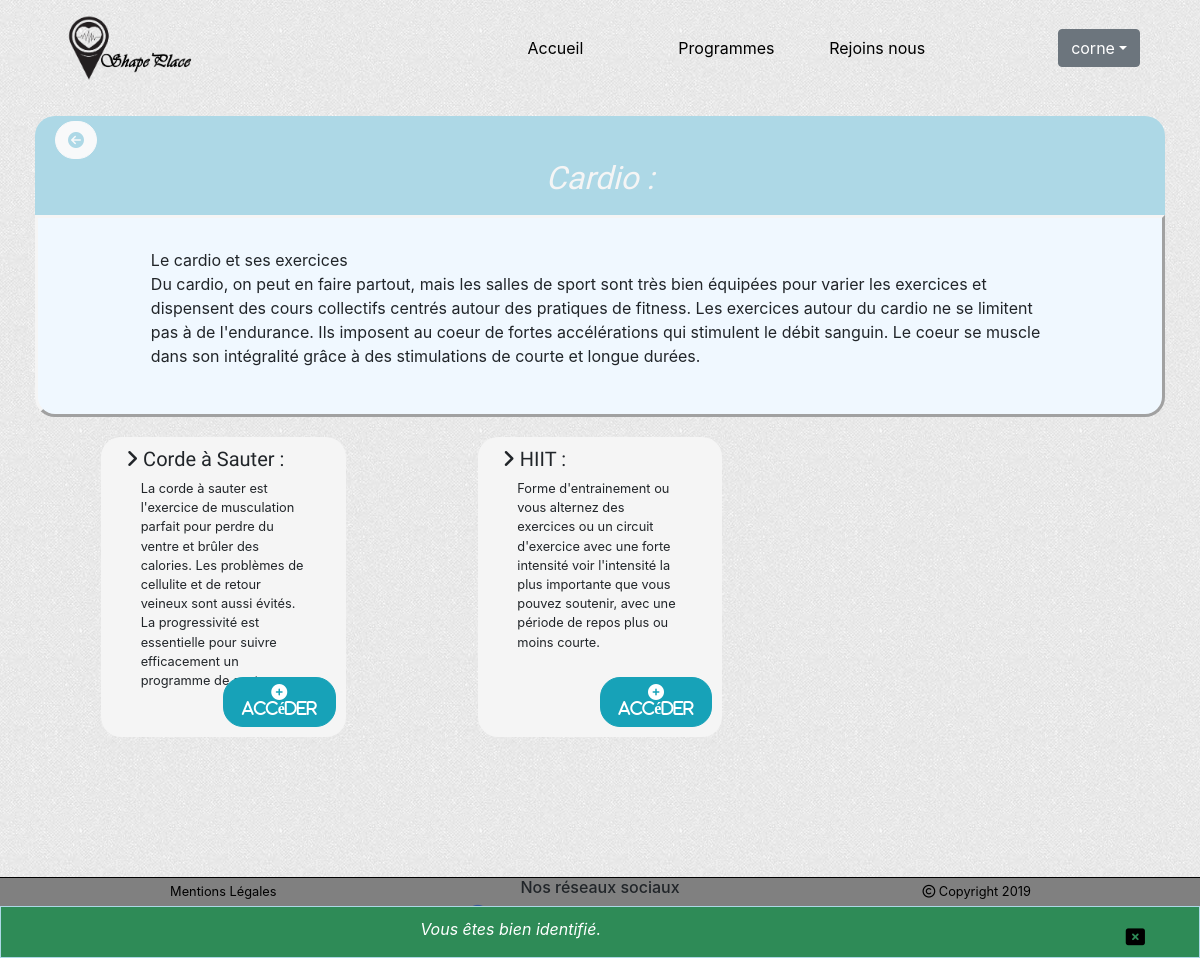
Page /index.php?action=list&id=1 (signed in) on the committed database.
### tables this page shows
CREATE TABLE IF NOT EXISTS `section` (
  `id` int(11) NOT NULL AUTO_INCREMENT,
  `name` varchar(255) NOT NULL,
  `extract` varchar(255) NOT NULL,
  `content` text NOT NULL,
  PRIMARY KEY (`id`)
);

CREATE TABLE IF NOT EXISTS `program` (
  `id` int(11) NOT NULL AUTO_INCREMENT,
  `id_section` int(11) NOT NULL,
  `name` varchar(255) NOT NULL,
  `extract` varchar(255) NOT NULL,
  `description` text,
  `good_point` text,
  `bad_point` text,
  `program` text,
  `date_added` datetime NOT NULL DEFAULT CURRENT_TIMESTAMP,
  PRIMARY KEY (`id`),
  KEY `id_section` (`id_section`)
);

### controller/frontend/ProgramController.php (called while the page is built, shortened)
<?php
require_once ('model/ProgramManager.php');
require_once ('model/SectionManager.php');
Class ProgramController
{
	public function showPrograms($idSection)
	{
		$programManager = new Cornelissen\Shapeplace\Model\ProgramManager();
		$sectionManager = new Cornelissen\Shapeplace\Model\SectionManager();
		$programs = $programManager->getPrograms($idSection);
		$section = $sectionManager->getSection($idSection);
		require('view/frontend/listProgram.php');
	}
}

### model/SectionManager.php (called while the page is built, shortened)
<?php
Class SectionManager extends Manager
{
	public function getSection($idSection)
	{
		$db = $this->dbConnect();
		$req = $db->prepare('SELECT * FROM section WHERE id = ?');
		$req->execute(array($idSection));
		$section = $req->fetch();
		return $section;
	}
}

### model/ProgramManager.php (called while the page is built, shortened)
<?php
Class ProgramManager extends Manager
{
	public function getPrograms($idSection)
	{
		$db = $this->dbConnect();
		$programs = $db->prepare('SELECT * FROM program WHERE id_section = ? ORDER BY ID DESC');
		$programs->execute(array($idSection));
		return $programs;
	}
}

### view/frontend/listProgram.php (the view, shortened to what this page needs)
<div class="row">
	<div class="col-lg-12 cadreTitle">
		<div class="row">
			<div class="col-lg-3 backSection">
				<a href="index.php?action=section" class="btn btn-light"><i class="fas fa-arrow-circle-left"></i></a>
			</div>
		</div>
		<div class='row'>
			<div class="offset-lg-3 col-lg-6">
				<h2 class="titreSection"><?= $section['name'] ?> : </h2>
			</div>
		</div>
	</div>
</div>
<div class="row">
	<div class="col-lg-12 contentSection">
		<div class="row">
			<div class="offset-lg-1 col-lg-10">
				<p><?= nl2br($section['content']) ?></p>
			</div>
		</div>
	</div>
</div>
<div class="row">
	<?php
	while($program = $programs->fetch())
	{
	?>
		<div class="col-lg-4">
			<div class="row">
				<div class="offset-lg-2 col-lg-8 cadreProgram">
					<div class="row">
						<div class="offset-lg-1">
							<h5 class="titleProgram"><i class="fas fa-angle-right"></i> <?= $program['name'] ?> : </h5>
						</div>
					</div>
					<div class="row">
						<div class="offset-lg-1 col-lg-10">
							<p class="extractProgram"> <?= nl2br($program['extract']) ?> </p>
						</div>
					</div>
					<div class="row linkPgm">
						<div class="linkProgram offset-lg-5 col-lg-7 ">
							<a href="index.php?action=program&amp;id=<?=$program['id']?>&amp;section=<?=$program['id_section']?>" class="btn btn-info "><i class="fas fa-plus-circle"> Accéder</i></a>
						</div>
					</div>
				</div>
			</div>
		</div>
	<?php
	}
	?>
</div>
<?php
require('template.php');
?>

### public/css/style.css (style rules this page uses)
body { background: url('../images/light_toast.png'); }
.cadreTitle { margin : 20px 0 0 0; border-top-right-radius : 20px; border-top-left-radius : 20px; background: lightblue; }
.backSection a , .backListProgram a { margin-top: 5px; border-radius: 20px; color : lightblue; }
.titreSection, .titreProgram { text-align: center; font-style: italic; color: whitesmoke; padding-bottom: 10px; font-family: 'Mansalva', cursive; }
.content,.contentSection { padding: 30px 0 30px 0; background: aliceblue; border-bottom-right-radius: 20px; border-bottom-left-radius: 20px; border: 3px outset whitesmoke; }
.cadreProgram { background:whitesmoke; border-radius: 20px; margin-top: 20px; height: 300px; }
.titleProgram { padding-top: 10px; font-family: 'Mansalva', cursive; }
.extractProgram { font-size : 0.8em; }
.linkPgm { position: absolute; bottom: 10px; width: 100%; }
.linkProgram { text-align: right; }
.linkProgram a { border-radius: 20px; }

### rows in the picture
section: name "Cardio", content "Le cardio et ses exercices Du cardio, on peut en faire partout, mais les salles de sport sont très bien équipées pour varier les exercices et dispensent des cours collectifs centrés autour des pratiques de fitness. Les exercices autour du cardio ne se limitent pas à de l'endurance. Ils imposent au coeur de fortes accélérations qui stimulent le débit sanguin. Le coeur se muscle dans son intégralité grâce à des stimulations de courte et longue durées."
program: name "Corde à Sauter", extract "La corde à sauter est l'exercice de musculation parfait pour perdre du ventre et brûler des calories. Les problèmes de cellulite et de retour veineux sont aussi évités. La progressivité est essentielle pour suivre efficacement un programme de saut."
program: name "HIIT", extract "Forme d'entrainement ou vous alternez des exercices ou un circuit d'exercice avec une forte intensité voir l'intensité la plus importante que vous pouvez soutenir, avec une période de repos plus ou moins courte."

### other values in the picture
$_SESSION['pseudo'] "corne"
$_SESSION['success'] "Vous êtes bien identifié."
